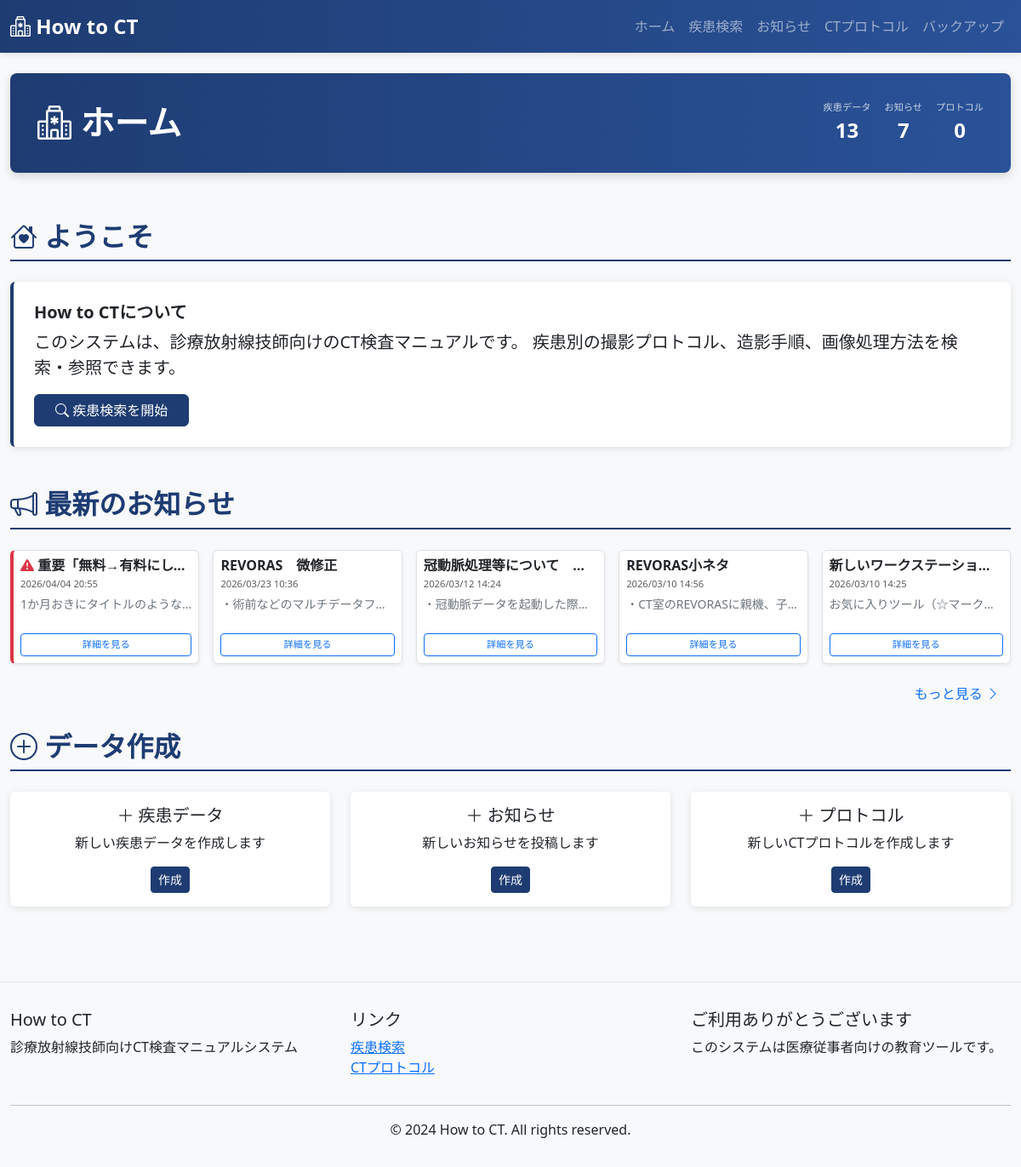
The page / on the database its author committed.
### ct_app/models.py (models this page shows, shortened)
class Form(models.Model):
    title = models.CharField(max_length=255)
    main = models.TextField()
    created_at = models.DateTimeField(auto_now_add=True)
    updated_at = models.DateTimeField(auto_now=True)
    post_img = models.ImageField(upload_to='post_images/', null=True, blank=True)
    class Meta:
        ordering = ['-created_at']

### ct_app/views.py (the view)
# urls.py: path('', views.IndexView.as_view(), name='index'),
class IndexView(View):
    def get(self, request):
        forms = Form.objects.all().order_by('-created_at')
        sicks = Sick.objects.all()
        protocols = Protocol.objects.all()
        context = {
            'page_title': 'ホーム',
            'forms': forms,
            'sicks': sicks,
            'protocols': protocols,
        }
        return render(request, 'ct_app/index.html', context)

### ct_app/templates/ct_app/index.html (shortened to what this page needs)
{% extends 'ct_app/base.html' %}
{% block header_info %}
    {% with sick_count=sicks|length form_count=forms|length protocol_count=protocols|length %}
    <div class="d-flex gap-3 justify-content-end text-white">
        <div class="text-center">
            <small class="d-block opacity-75" style="font-size: 0.7rem;">疾患データ</small>
            <span class="fs-4 fw-bold">{{ sick_count }}</span>
        </div>
        <div class="text-center">
            <small class="d-block opacity-75" style="font-size: 0.7rem;">お知らせ</small>
            <span class="fs-4 fw-bold">{{ form_count }}</span>
        </div>
        <div class="text-center">
            <small class="d-block opacity-75" style="font-size: 0.7rem;">プロトコル</small>
            <span class="fs-4 fw-bold">{{ protocol_count }}</span>
        </div>
    </div>
    {% endwith %}
{% endblock %}
{% block content %}
<div class="row">
    <div class="col-12">
        <h2 class="section-title">
            <i class="bi bi-house-heart"></i> ようこそ
        </h2>
        <div class="card disease-card mb-4">
            <div class="card-body p-4">
                <h5 class="card-title fw-bold">How to CTについて</h5>
                <p class="card-text fs-5">
                </p>
                <div class="mt-3">
                    <a href="{% url 'sick_list' %}" class="btn btn-primary px-4 stretched-link">
                        <i class="bi bi-search"></i> 疾患検索を開始
                    </a>
                </div>
            </div>
        </div>
    </div>
</div>
<div class="row mt-4">
    <div class="col-12">
        <h2 class="section-title">
            <i class="bi bi-megaphone"></i> 最新のお知らせ
        </h2>
    </div>
</div>
<div class="row row-cols-1 row-cols-md-5 g-3">
    {% if forms %}
        {% for form in forms|slice:":5" %}
            <div class="col">
                <div class="notice-item h-100 clickable-card d-flex flex-column border p-2 rounded shadow-sm bg-white position-relative {% if '重要' in form.title %}is-important{% endif %}">
                    <h6 class="fw-bold text-truncate mb-1" title="{{ form.title }}">
                        {% if '重要' in form.title %}
                            <span class="text-danger"><i class="bi bi-exclamation-triangle-fill"></i></span>
                        {% endif %}
                        {{ form.title }}
                    </h6>
                    <p class="text-muted mb-1" style="font-size: 0.7rem;">{{ form.created_at|date:'Y/m/d H:i' }}</p>
                    <p class="small text-secondary text-truncate mb-2">{{ form.main }}</p>
                    <div class="mt-auto">
                        <a href="{% url 'form_detail' form.pk %}" class="btn btn-sm btn-outline-primary w-100 stretched-link" style="font-size: 0.7rem;">
                            詳細を見る
                        </a>
                    </div>
                </div>
            </div>
        {% endfor %}
    {% else %}
        <div class="col-12">
            <div class="alert alert-info">お知らせがまだ投稿されていません。</div>
        </div>
    {% endif %}
</div>
{% if forms.count > 5 %}
<div class="row mt-3">
    <div class="col-12 text-end">
        <a href="{% url 'form_list' %}" class="btn btn-link text-decoration-none">
            もっと見る <i class="bi bi-chevron-right"></i>
        </a>
    </div>
</div>
{% endif %}
<div class="row mt-4">
    <div class="col-12">
        <h2 class="section-title">
            <i class="bi bi-plus-circle"></i> データ作成
        </h2>
    </div>
</div>
<div class="row">
    <div class="col-md-4">
        <div class="card text-center">
            <div class="card-body">
                <h5 class="card-title"> 疾患データ</h5>
                <p class="card-text">新しい疾患データを作成します</p>
                <a href="{% url 'sick_create' %}" class="btn btn-primary btn-sm stretched-link">作成</a>
            </div>
        </div>
    </div>
    <div class="col-md-4">
        <div class="card text-center">
            <div class="card-body">
                <h5 class="card-title"> お知らせ</h5>
                <p class="card-text">新しいお知らせを投稿します</p>
                <a href="{% url 'form_create' %}" class="btn btn-primary btn-sm stretched-link">作成</a>
            </div>
        </div>
    </div>
    <div class="col-md-4">
        <div class="card text-center">
            <div class="card-body">
                <h5 class="card-title"> プロトコル</h5>
                <p class="card-text">新しいCTプロトコルを作成します</p>
                <a href="{% url 'protocol_create' %}" class="btn btn-primary btn-sm stretched-link">作成</a>
            </div>
        </div>
    </div>
</div>
{% endblock %}

### ct_app/templates/ct_app/base.html (style rules this page uses)
:root { --primary-color: #1e3c72; --secondary-color: #2a5298; }
body { background-color: #f8f9fa; font-family: 'Segoe UI', Tahoma, Geneva, Verdana, sans-serif; }
.card { border: none; box-shadow: 0 2px 8px rgba(0,0,0,0.1); transition: transform 0.2s, box-shadow 0.2s; margin-bottom: 1rem; }
.disease-card { border-left: 4px solid var(--primary-color); }
.notice-item { border-left: 4px solid var(--primary-color); padding: 1rem; margin-bottom: 1rem; background-color: white; border-radius: 4px; box-shadow: 0 2px 4px rgba(0,0,0,0.05); transition: transform 0.3s ease, box-shadow 0.3s ease; cursor: pointer; }
.notice-item.is-important { border-left: 4px solid #dc3545 !important; background-color: #fff8f8; }
.btn-primary { background-color: var(--primary-color); border-color: var(--primary-color); }
.section-title { color: var(--primary-color); border-bottom: 2px solid var(--primary-color); padding-bottom: 0.5rem; margin-bottom: 1.5rem; font-weight: bold; }
.clickable-card { position: relative; cursor: pointer; transition: transform 0.2s, box-shadow 0.2s; }
.stretched-link::after { position: absolute; top: 0; right: 0; bottom: 0; left: 0; z-index: 1; content: ""; }

### rows shown on the page
Form: title "重要「無料→有料にし…", created_at "2026/04/04 20:55", main "1か月おきにタイトルのよう…"
Form: title "REVORAS 微修正", created_at "2026/03/23 10:36", main "・術前などのマルチデータフ…"
Form: title "冠動脈処理等について…", created_at "2026/03/12 14:24", main "・冠動脈データを起動した際…"
Form: title "REVORAS小ネタ", created_at "2026/03/10 14:56", main "・CT室のREVORASに親機、子…"
Form: title "新しいワークステーショ…", created_at "2026/03/10 14:25", main "お気に入りツール（☆マーク…"

### other values the page prints
{{ page_title }} "ホーム"
{{ sick_count }} "13"
{{ protocol_count }} "0"
